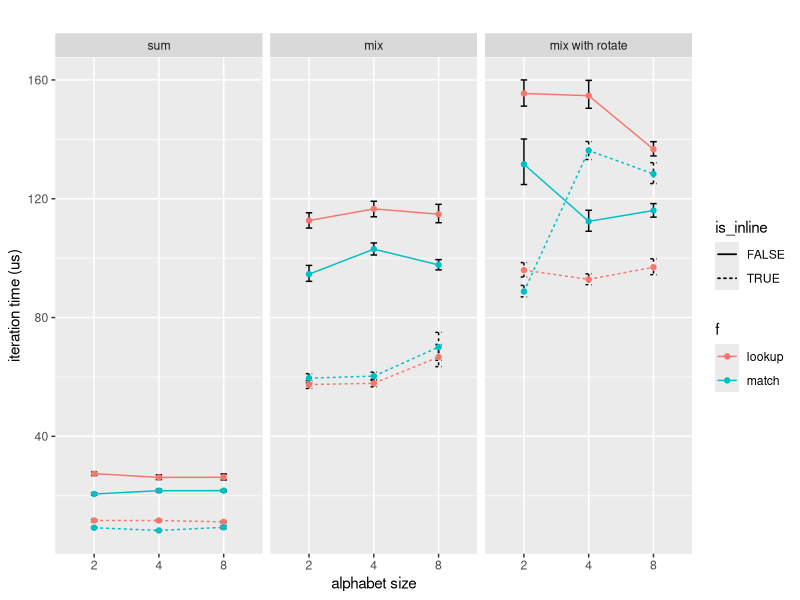

Recreate this plot in R.
##install.packages("tidyverse")
library(tidyverse)

# I "imported" this data from the benchmark output via emacs.
d = tribble(
    ~task             , ~f       , ~is_inline  , ~n , ~v_lower , ~v     , ~v_upper ,
    "sum"             ,"match"   ,"not inline" ,2   , 20.174   , 20.595 , 21.012   ,
    "mix"             ,"match"   ,"not inline" ,2   , 92.186   , 94.599 , 97.557   ,
    "mix with rotate" ,"match"   ,"not inline" ,2   , 124.78   , 131.61 , 140.11   ,
    "sum"             ,"lookup"  ,"not inline" ,2   , 26.843   , 27.444 , 28.030   ,
    "mix"             ,"lookup"  ,"not inline" ,2   , 110.13   , 112.66 , 115.28   ,
    "mix with rotate" ,"lookup"  ,"not inline" ,2   , 151.17   , 155.44 , 159.99   ,
    "sum"             ,"match"   ,"not inline" ,4   , 21.268   , 21.714 , 22.169   ,
    "mix"             ,"match"   ,"not inline" ,4   , 101.07   , 103.04 , 105.12   ,
    "mix with rotate" ,"match"   ,"not inline" ,4   , 109.04   , 112.38 , 116.12   ,
    "sum"             ,"lookup"  ,"not inline" ,4   , 25.457   , 26.190 , 27.038   ,
    "mix"             ,"lookup"  ,"not inline" ,4   , 113.93   , 116.59 , 119.15   ,
    "mix with rotate" ,"lookup"  ,"not inline" ,4   , 150.46   , 154.69 , 159.85   ,
    "sum"             ,"match"   ,"not inline" ,8   , 21.392   , 21.725 , 22.051   ,
    "mix"             ,"match"   ,"not inline" ,8   , 96.052   , 97.718 , 99.497   ,
    "mix with rotate" ,"match"   ,"not inline" ,8   , 113.81   , 116.05 , 118.36   ,
    "sum"             ,"lookup"  ,"not inline" ,8   , 25.335   , 26.217 , 27.329   ,
    "mix"             ,"lookup"  ,"not inline" ,8   , 111.92   , 114.80 , 118.12   ,
    "mix with rotate" ,"lookup"  ,"not inline" ,8   , 134.41   , 136.65 , 139.20   ,
    "sum"             ,"lookup"  ,"inline"     ,2   , 11.336   , 11.680 , 12.022   ,
    "sum"             ,"match"   ,"inline"     ,2   , 9.0151   , 9.2310 , 9.4567   ,
    "mix"             ,"match"   ,"inline"     ,2   , 58.079   , 59.609 , 61.105   ,
    "mix with rotate" ,"match"   ,"inline"     ,2   , 86.957   , 88.770 , 90.824   ,
    "mix"             ,"lookup"  ,"inline"     ,2   , 56.118   , 57.437 , 58.794   ,
    "mix with rotate" ,"lookup"  ,"inline"     ,2   , 93.646   , 95.967 , 98.493   ,
    "sum"             ,"lookup"  ,"inline"     ,4   , 11.380   , 11.658 , 11.924   ,
    "sum"             ,"match"   ,"inline"     ,4   , 8.0766   , 8.3090 , 8.5368   ,
    "mix"             ,"match"   ,"inline"     ,4   , 58.897   , 60.279 , 61.621   ,
    "mix with rotate" ,"match"   ,"inline"     ,4   , 133.21   , 136.25 , 139.26   ,
    "mix"             ,"lookup"  ,"inline"     ,4   , 56.689   , 57.855 , 59.153   ,
    "mix with rotate" ,"lookup"  ,"inline"     ,4   , 91.077   , 92.860 , 94.710   ,
    "sum"             ,"lookup"  ,"inline"     ,8   , 10.955   , 11.225 , 11.484   ,
    "sum"             ,"match"   ,"inline"     ,8   , 8.9258   , 9.3765 , 9.9122   ,
    "mix"             ,"match"   ,"inline"     ,8   , 65.588   , 70.036 , 75.024   ,
    "mix with rotate" ,"match"   ,"inline"     ,8   , 125.11   , 128.35 , 132.15   ,
    "mix"             ,"lookup"  ,"inline"     ,8   , 63.473   , 66.695 , 70.924   ,
    "mix with rotate" ,"lookup"  ,"inline"     ,8   , 94.429   , 96.936 , 99.785
    
) %>% mutate(task = factor(task, levels = c("sum", "mix", "mix with rotate"))
           , f = factor(f)
           , n = factor(n)
           , is_inline = is_inline == "inline")


ggplot(d, aes(n, v
              , group = interaction(task, is_inline, f)
              , color = f
              , linetype = is_inline
              )) +
    geom_errorbar(aes(ymin=v_lower, ymax=v_upper), colour="black", width=.1) +

    geom_point() +
    geom_line() +
    
    facet_grid(. ~ task, scales = "free_y") +
    labs(title = ""
       , x = "alphabet size"
       , y = "iteration time (us)")


#ggsave("plot.png")
